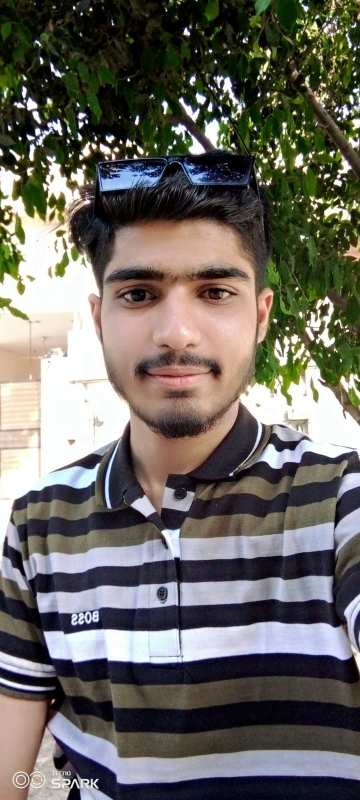
#> input picture 06.jpeg, 720 x 1600 px (shown at 1/2 size)
$ jupyter execute 04_image_blur.ipynb
#> lines starting #> are read from the running program, lines starting #| are printed output that depends on the picture
[cell 1]
import cv2
import numpy as np

[cell 2]
org_img = cv2.imread("06.jpeg")
#> org_img is the input picture: shape (1600, 720, 3); mean B, G, R 97.6, 104.3, 107.6

org = cv2.resize(org_img,(300,500))
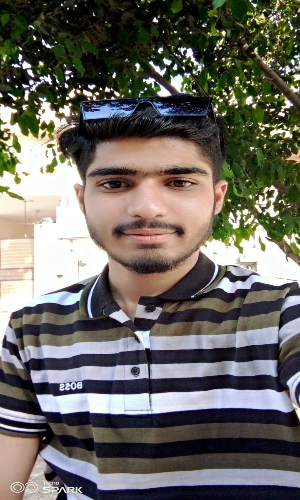
#> org: shape (500, 300, 3); mean B, G, R 97.5, 104.2, 107.5

g = cv2.GaussianBlur(org,(7,7),0)
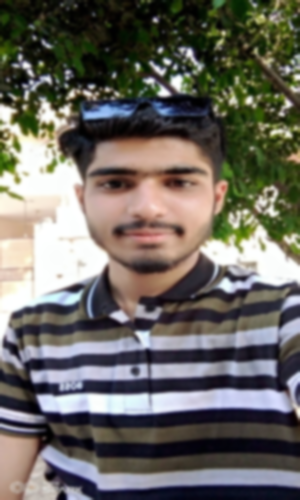
#> g: shape (500, 300, 3); mean B, G, R 97.5, 104.2, 107.5
m = cv2.medianBlur(org,(5))
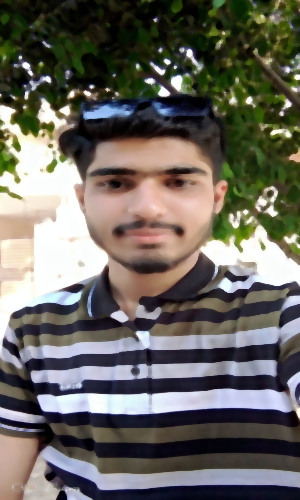
#> m: shape (500, 300, 3); mean B, G, R 95.6, 102.6, 105.8
b = cv2.bilateralFilter(org,10,100,100)
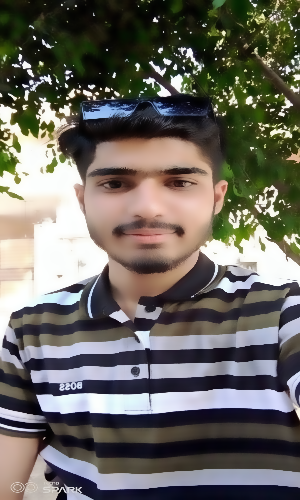
#> b: shape (500, 300, 3); mean B, G, R 97.2, 103.9, 107.2

h = np.hstack((org,g,m,b))
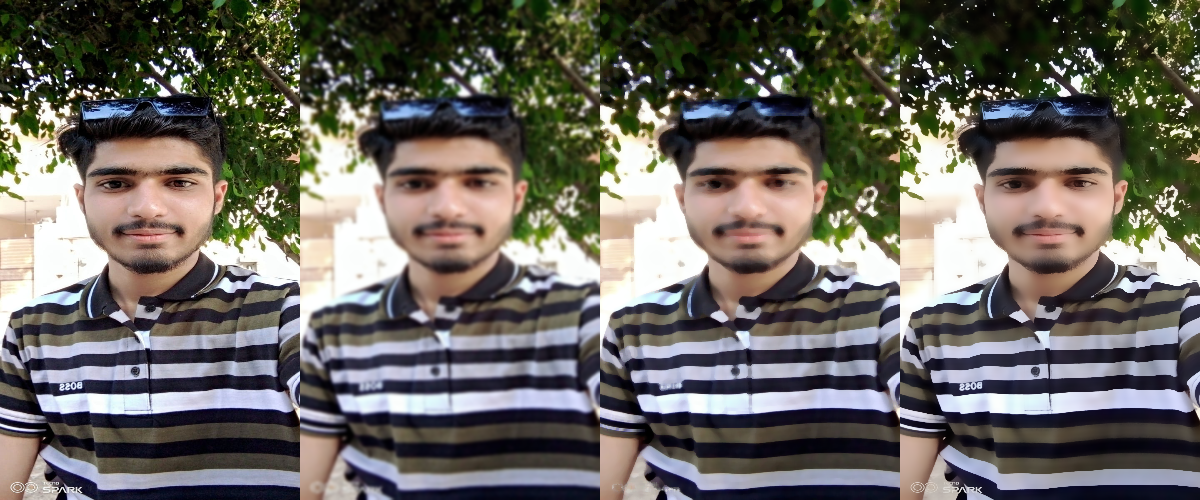
#> h: shape (500, 1200, 3); mean B, G, R 96.9, 103.7, 107

cv2.imshow("hamza",h)
cv2.waitKey(0)
cv2.destroyAllWindows()

$ run again, with 01.png saved as 06.jpeg
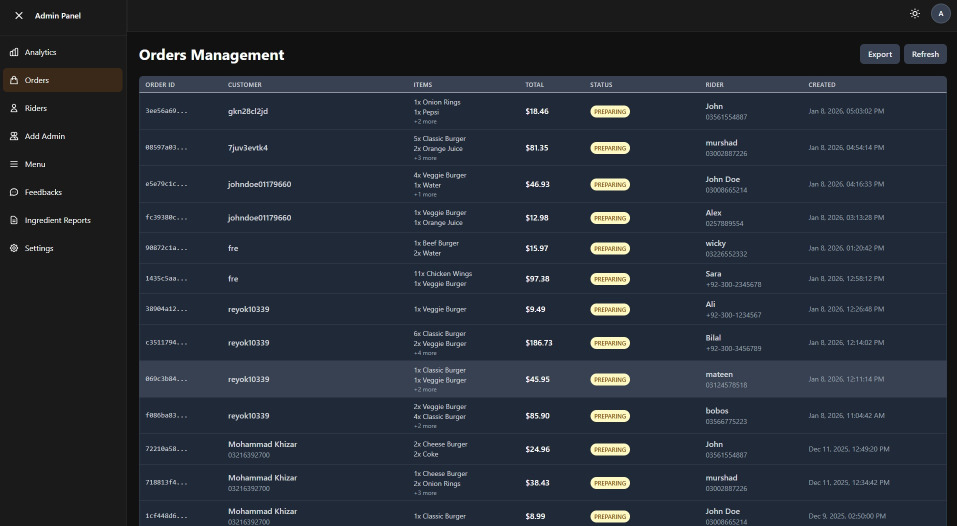
#> input picture 01.png, 1913 x 1051 px (shown at 1/2 size)
#> org_img is the input picture: shape (1051, 1913, 3); mean B, G, R 54.2, 44.2, 38
#> `m = cv2.medianBlur(org,(5))`:
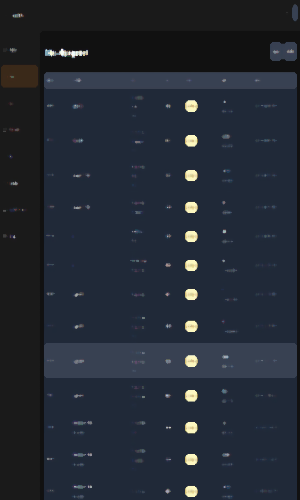
#> m: shape (500, 300, 3); mean B, G, R 51.7, 41.4, 35.2
#> `h = np.hstack((org,g,m,b))`:
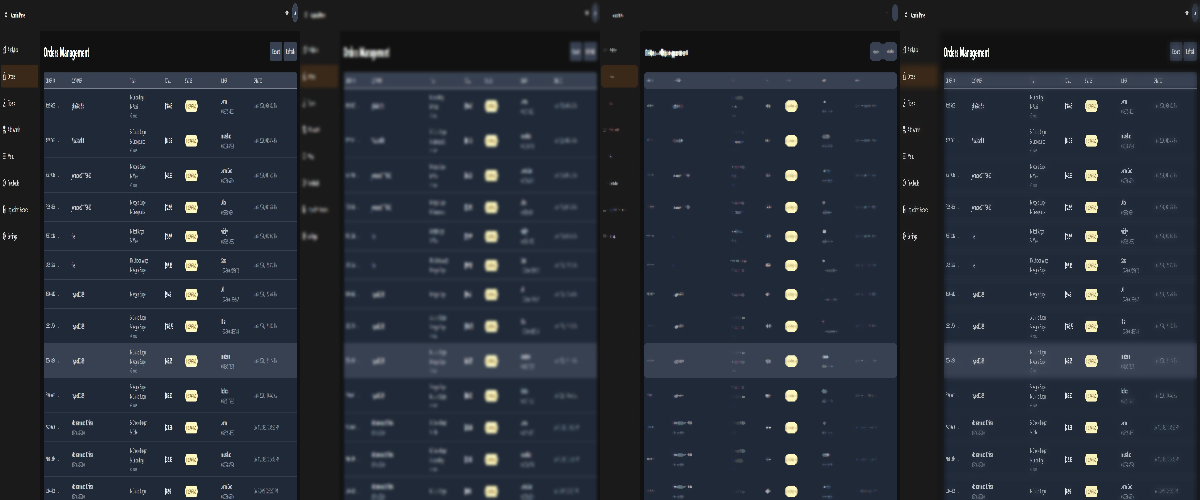
#> h: shape (500, 1200, 3); mean B, G, R 53.5, 43.5, 37.2

$ run again, with 02.png saved as 06.jpeg
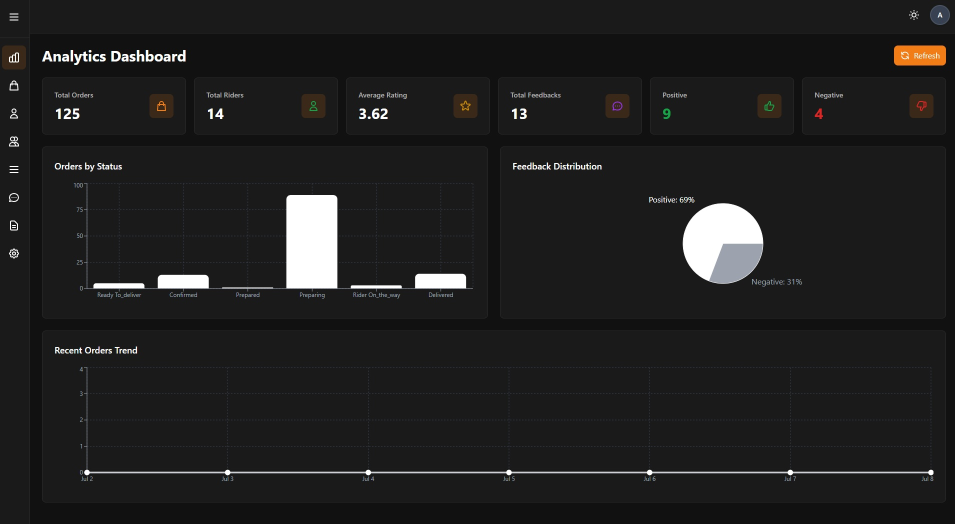
#> input picture 02.png, 1909 x 1047 px (shown at 1/2 size)
#> org_img is the input picture: shape (1047, 1909, 3); mean B, G, R 31.8, 32, 32.3
#> `m = cv2.medianBlur(org,(5))`:
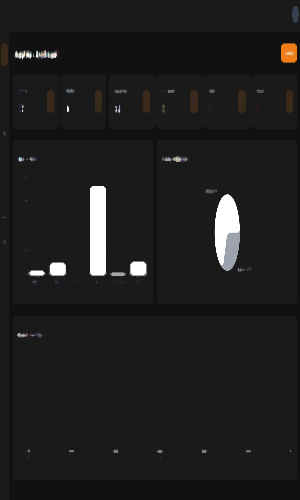
#> m: shape (500, 300, 3); mean B, G, R 30.1, 30.3, 30.6
#> `h = np.hstack((org,g,m,b))`:
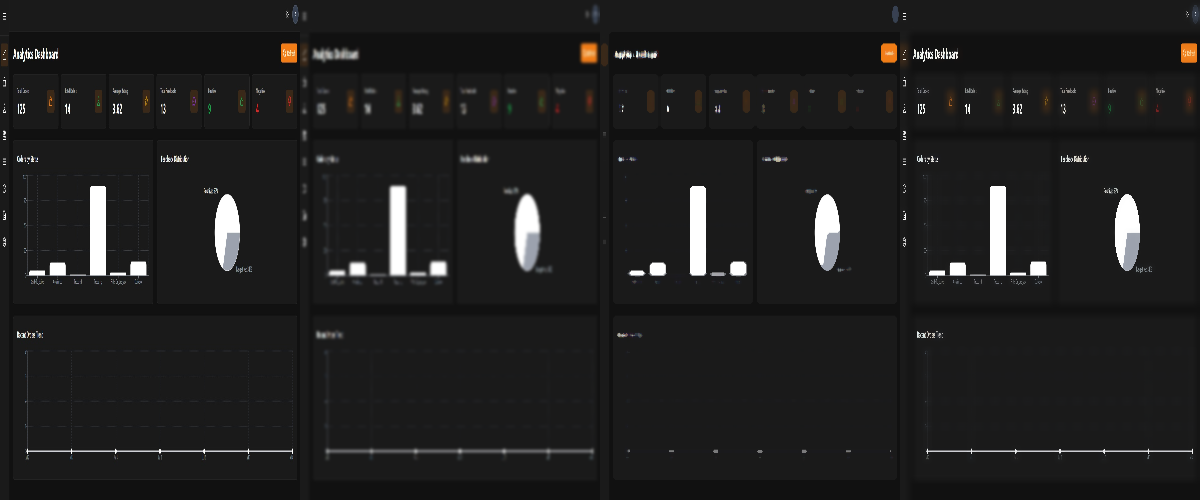
#> h: shape (500, 1200, 3); mean B, G, R 31.3, 31.5, 31.8

$ run again, with 03.png saved as 06.jpeg
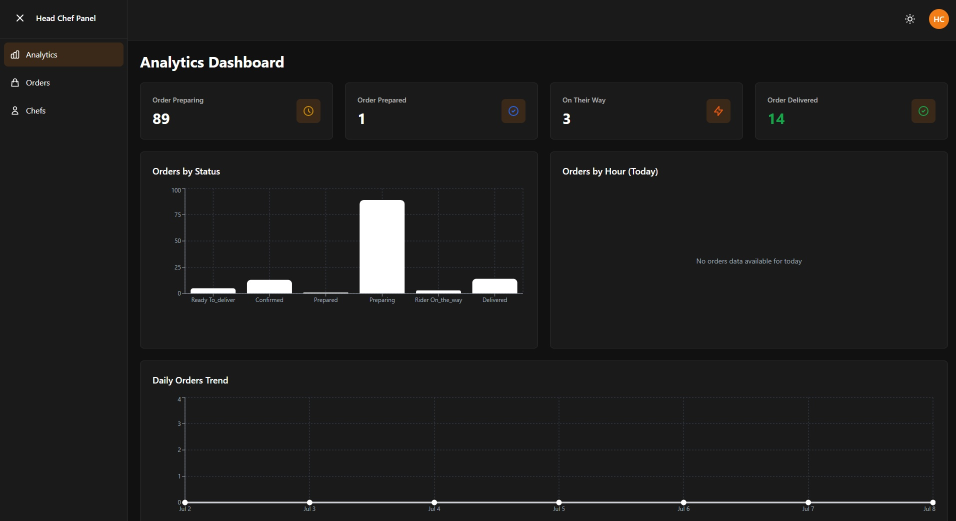
#> input picture 03.png, 1911 x 1041 px (shown at 1/2 size)
#> org_img is the input picture: shape (1041, 1911, 3); mean B, G, R 29.5, 29.7, 29.8
#> `g = cv2.GaussianBlur(org,(7,7),0)`:
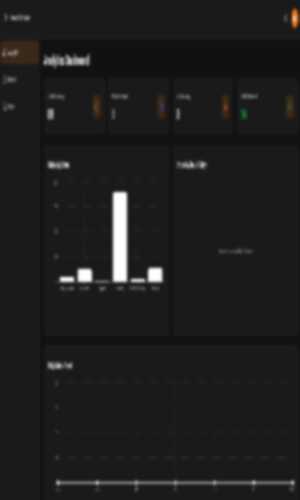
#> g: shape (500, 300, 3); mean B, G, R 29.5, 29.7, 29.9
#> `h = np.hstack((org,g,m,b))`:
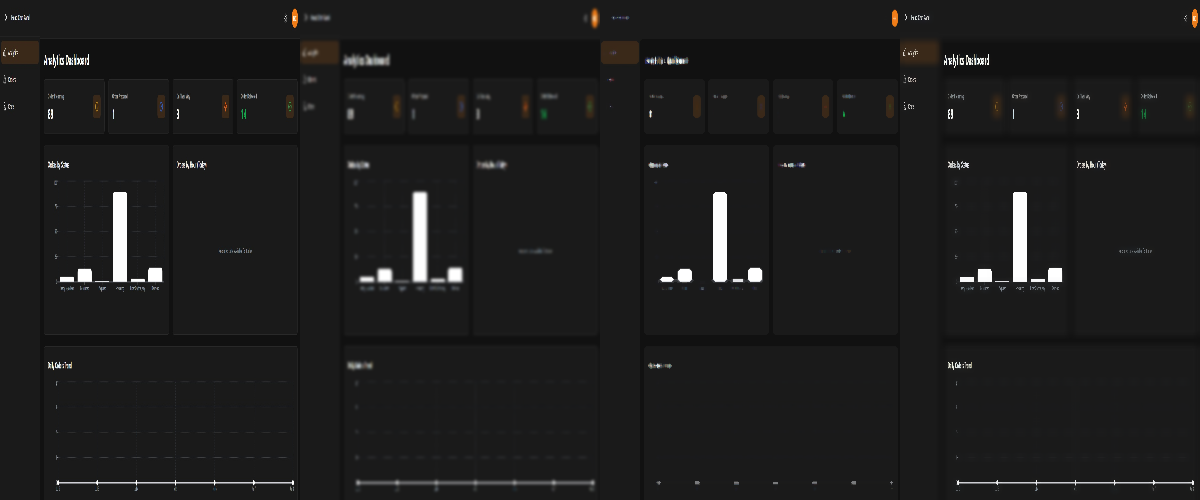
#> h: shape (500, 1200, 3); mean B, G, R 29.1, 29.3, 29.5
